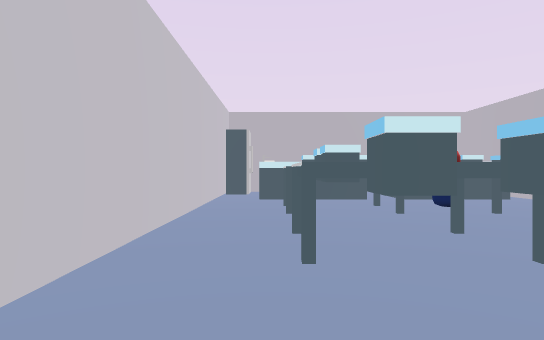
View 1 (above)

24 first-person views from a walk through a Unity game level. The camera is 1.2 m above the floor, looks level and sees 75° across. The floor is counted in squares, 2 m on a side. Each view is taken from the middle of a square. On the plan, view 1 faces up. The plan holds only what a view shows up to about 10 squares ahead; the rest is blank. The player character is not drawn. Some animated figures are not drawn. Some surface patterns are stand-ins.

View 2
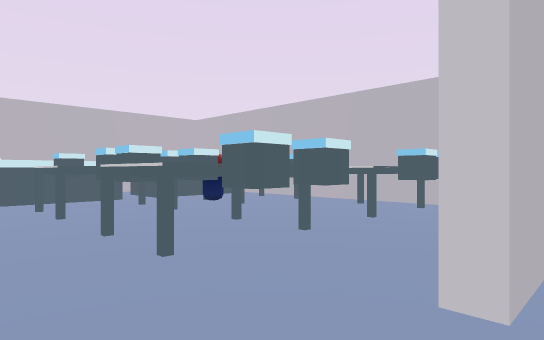

View 3
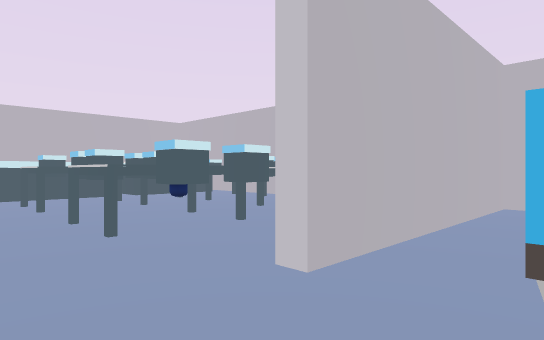

View 4
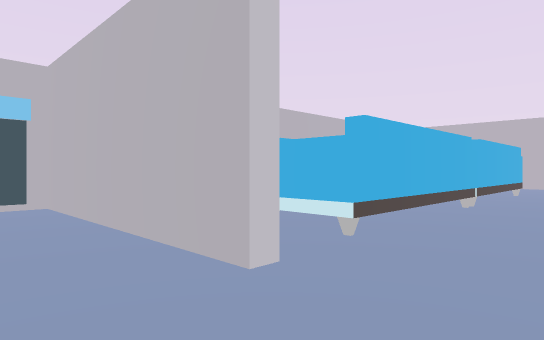

View 5
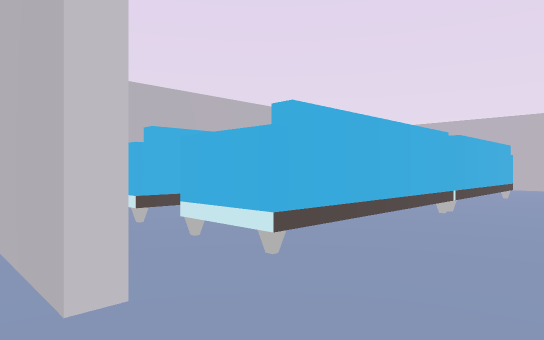

View 6
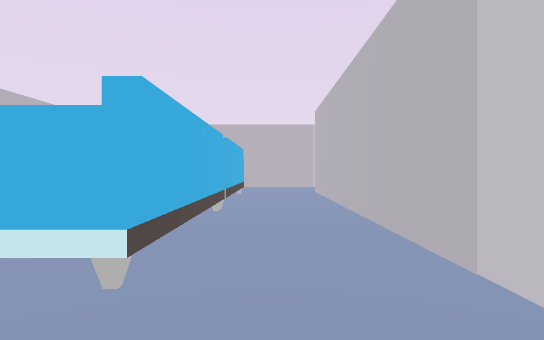

View 7
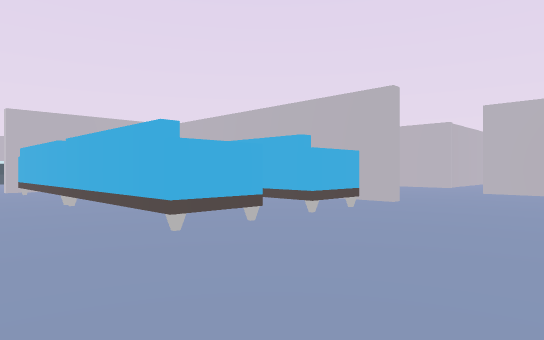

View 8
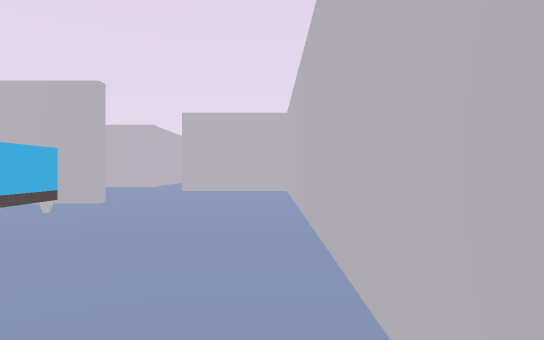

View 9
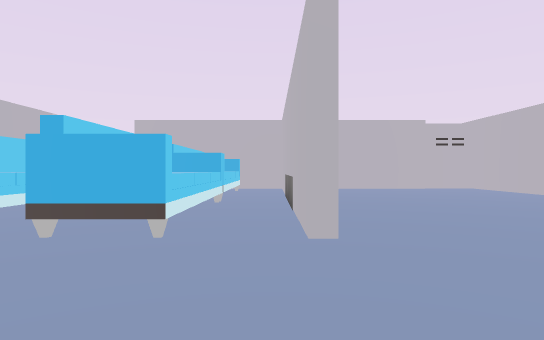

View 10
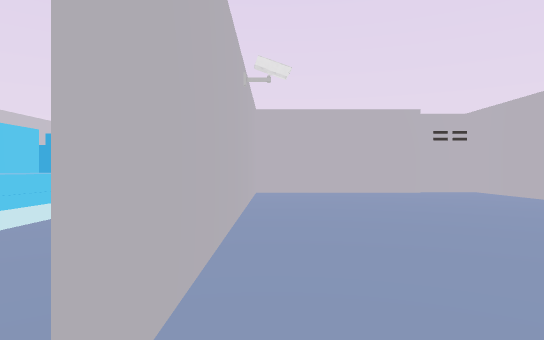

View 11
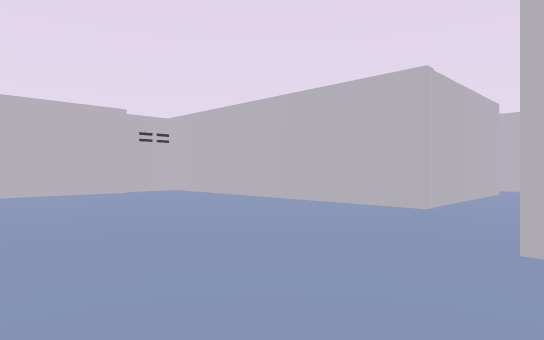

View 12
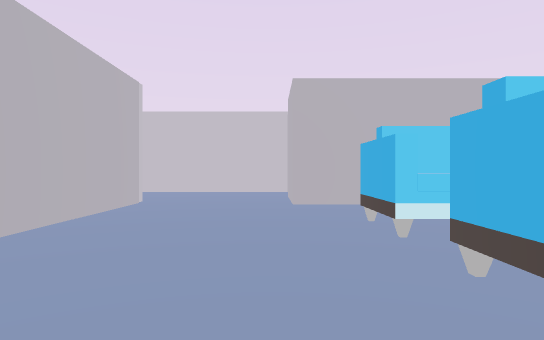

View 13
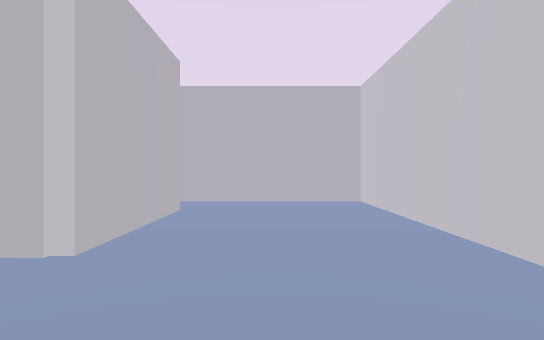

View 14
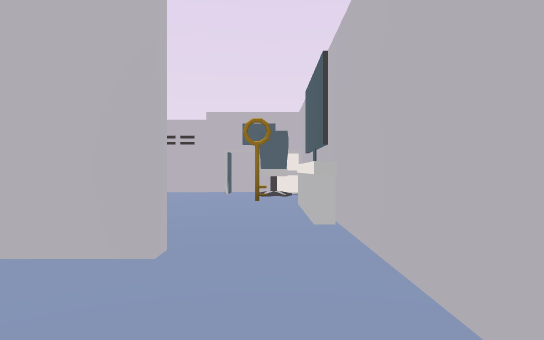

View 15
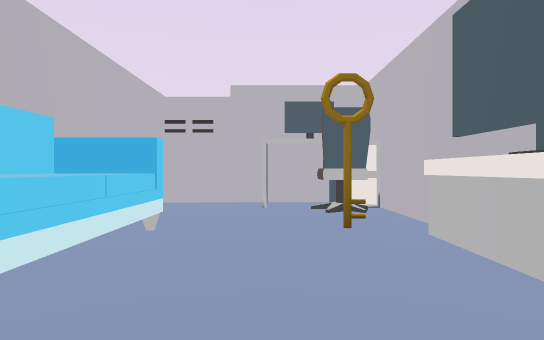

View 16
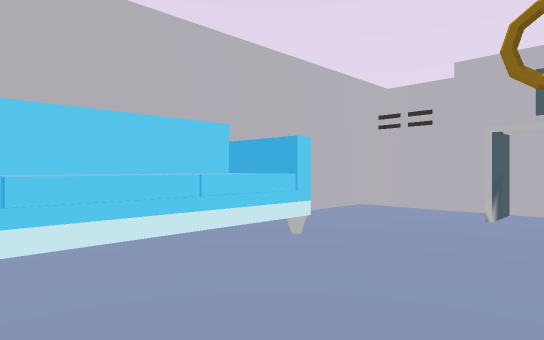

View 17
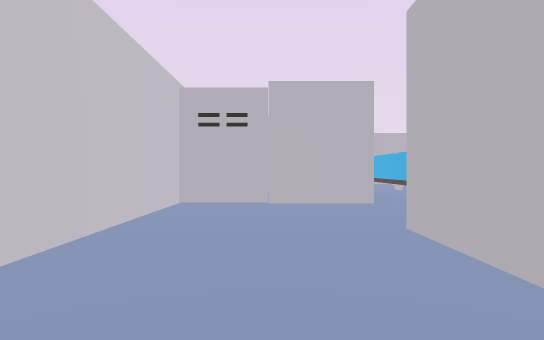

View 18
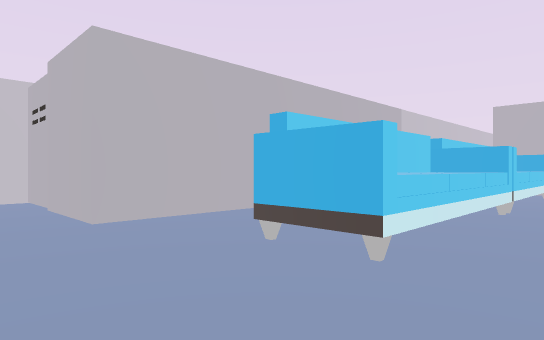

View 19
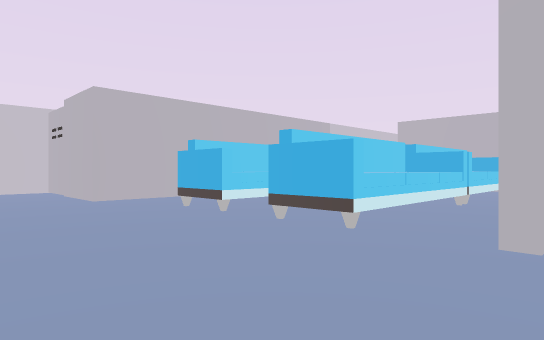

View 20
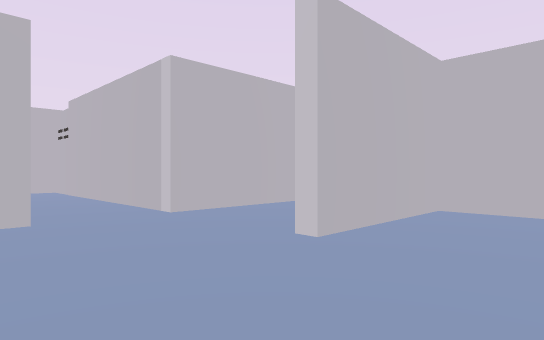

View 21
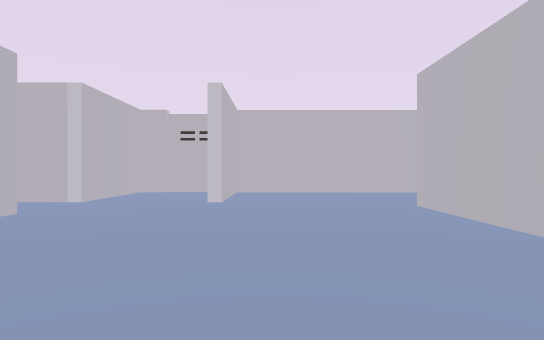

View 22
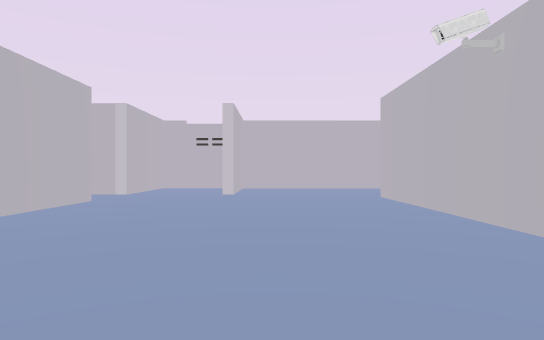

View 23
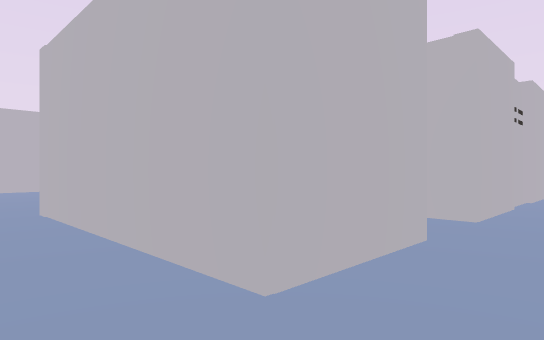

View 24
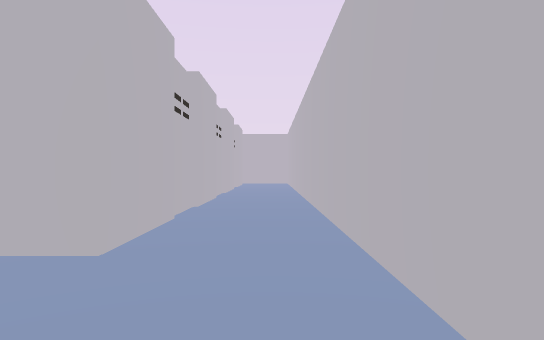

### Floor plan
Points are (right, up) in squares from view 1. A wall is a line through its corners. A room is listed if a view was taken in it or the views show most of it. See-through windows are left out.
Room 1 (views 1, 2, 4, 5, 6)
walls: (0.5, 0.6) (5.3, 0.6) (5.3, 9); (-1.2, 7.9) (-1.2, 1.5); (2.2, 9.7) (-0.6, 9.7)
ways out: opening at (-0.5, 0) to room 2
objects: other object (-1, 9); other object (0, 7) to (2, 8); other object (1, 2); other object (1, 3); other object (1, 4); other object (1, 5); other object (1, 6); other object (2, 4); other object (3, 3) to (5, 3); other object (3, 5); other object (3, 6); other object (3, 7) to (4, 8); other object (4, 2); other object (4, 4); other object (4, 6) to (4, 7)
Room 2 (views 3, 7, 8, 9, 10, 11, 12, 13, 14, 15, 16, 17, 18, 19, 20, 21, 22)
walls: (5.3, -8) (5.3, -1.6); (2.4, -11.4) (8.9, -11.4) (8.9, -8.4); (-2.4, -8.6) (-4.7, -8.6) (-4.7, -15.7) (4.9, -15.7); (5.6, -0.1) (5.6, -8); (5.4, 0.3) (0.5, 0.3); (5.5, -14.6) (5.5, -11.7) (4.1, -11.7); (11.5, -10.5) (11.5, -8.5) (13.5, -8.5); (-1.2, -0.5) (-1.2, -7.6); (11.5, -2.6) (11.5, 0.3) (6.5, 0.3); (-1.6, -14.2) (-1.6, -11.4); (13.4, -6.9) (11.5, -6.9) (11.5, -4.5); (-0.1, -15.5) (2.5, -15.5); (15.8, -3.6) (15.1, -3.6)
ways out: opening at (-0.5, 0) to room 1; opening at (16, -4) to room 3; opening at (12.5, -8) to room 4; opening at (10.5, -9.5)
objects: other object (-1, -13) to (2, -12); other object (1, -8) to (2, -5); other object (1, -4) to (2, -1); key (2, -15); other object (3, -8) to (4, -5); other object (3, -4) to (4, -1); other object (4, -15); other object (5, -15) to (5, -14)
Room 3 (views 23, 24)
walls: (15.8, 3.9) (15.8, -1.4); (15.8, -1.6) (15.8, -3.6); (15.8, -4.9) (15.8, -6.9); (16.5, -8.5) (17.7, -8.5) (17.7, 3.8)
ways out: opening at (16, -4) to room 2; opening at (15.5, -8) to room 4
Room 4 (no view inside)
walls: (15.8, -6.9) (13.4, -6.9); (13.5, -8.5) (16.5, -8.5)
ways out: opening at (12.5, -8) to room 2; opening at (15.5, -8) to room 3

Positions as (right, up) in squares from view 1, and headings:
1: (0, 0), facing up
2: (-1, 0), facing up-right
3: (-1, -1), facing up-right
4: (-1, 2), facing down-right
5: (-1, 1), facing down-right
6: (0, 1), facing down
7: (-1, -11), facing up-right
8: (-1, -11), facing right
9: (5, -11), facing up
10: (6, -9), facing up
11: (6, -9), facing up-right
12: (5, -9), facing left
13: (-3, -9), facing down
14: (-4, -15), facing right
15: (-1, -14), facing right
16: (0, -15), facing up-right
17: (-3, -15), facing up
18: (3, -10), facing up-left
19: (6, -11), facing up-left
20: (7, -6), facing down-right
21: (8, -2), facing down
22: (8, 0), facing down
23: (17, -8), facing up-left
24: (17, -6), facing up
